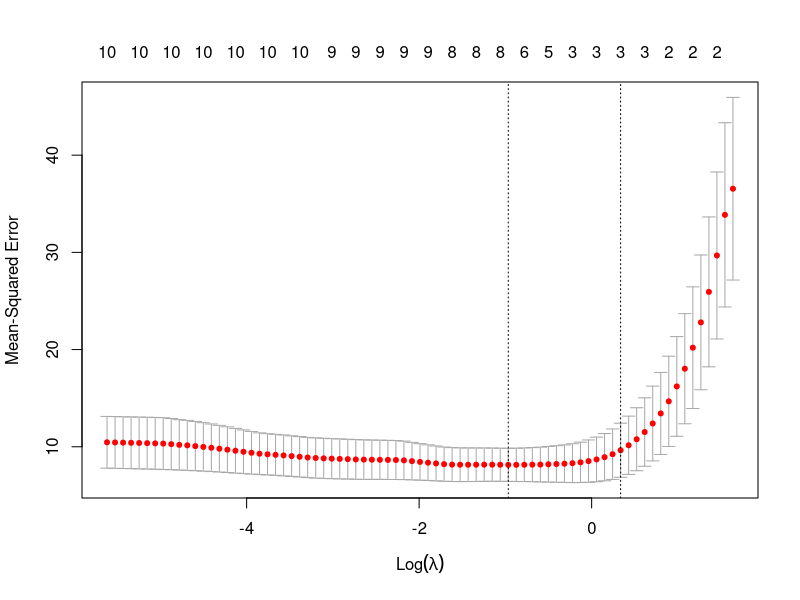

The R script that drew this image: (Note: this script raises an error after producing the figure.)
# Load the required libraries
library(car)
library(glmnet)

# 1. Fit multiple linear regression with mpg as dependent variable and rest of the variables in the mtcars data as independent variables and save it as mlr object 
mlr <- lm(mpg ~ ., data = mtcars)

# Step 2: Get the summary of mlr
summary(mlr)

# We have multiple coefficients such as cyl, disp, hp, drat, etc. 
# and the Estimate column represent the change in mpg 
# i.e for cyl -0.11144 means that mpg decreases by 0.11144 as cyl increases

# H0 : There is no significant relation between dependent & independent variables
# H1 : There is a relation between dependent & independent variables

# We also have p-value for each variables and all variable has p>0.05 so we can reject null hypthesis 
# i.e. there is 

# Step 3: Get VIF and drop variables with VIF > 10
vif_mlr <- car::vif(mlr)
drop_vars <- names(vif_mlr[vif_mlr > 10])
mlr <- update(mlr, . ~ . - drop_vars)

# Step 4: Fit mlr model with predictors having VIF <= 10
summary(mlr)

# Step 5: Fit lasso regression using cv.glmnet
x <- as.matrix(mtcars[, -1])
y <- mtcars$mpg
cv_model <- cv.glmnet(x, y)

# Step 6: Get the best lambda value and plot cv_model
best_lambda <- cv_model$lambda.min
plot(cv_model)

# Step 7: Fit the best lasso regression model
best_model <- glmnet(x, y, alpha = 1, lambda = best_lambda)

# Step 8: Get the coefficients of the best_model
coef(best_model, s = best_lambda, exact = TRUE)

# Step 9: Fit multiple linear regression with important variables from best_model
selected_vars <- coef(best_model, s = best_lambda, exact = TRUE)
selected_vars <- selected_vars[selected_vars != 0]
selected_vars <- names(selected_vars)
mlr_best <- lm(mpg ~ ., data = mtcars[, c("mpg", selected_vars)])

# Step 10: Compare statistically significant variables from Step 4 and Step 9
summary(mlr)$coefficients[summary(mlr)$coefficients[, "Pr(>|t|)"] < 0.05, ]
summary(mlr_best)$coefficients[summary(mlr_best)$coefficients[, "Pr(>|t|)"] < 0.05, ]

# Step 11: Summary for handling multicollinearity with VIF dropouts and LASSO regression
# Multicollinearity can be addressed using VIF dropouts, which involves dropping variables with VIF > 10.
# This helps to remove highly correlated predictors and reduce multicollinearity.
# LASSO regression, on the other hand, performs variable selection by shrinking some coefficients to zero,
# effectively eliminating less important predictors. It can handle multicollinearity by regularization.
# By comparing the statistically significant variables from Step 4 (mlr) and Step 9 (mlr_best),
# we can observe that both methods can identify important variables, but LASSO regression provides a more
# automated and objective approach by directly shrinking coefficients based on the regularization parameter.
